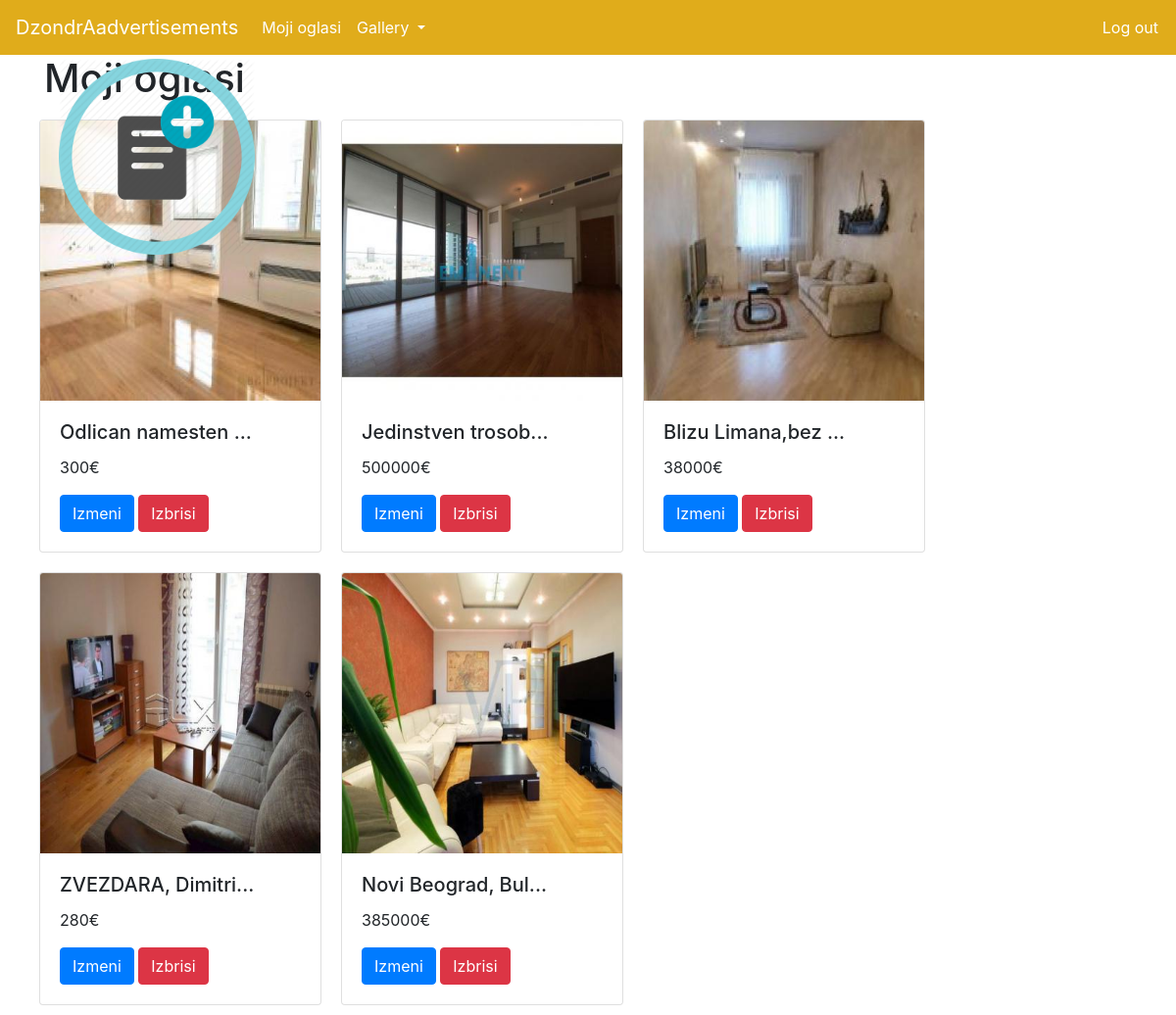
Screenshot of /index.php?page=korisnik (signed in) with the database file from the repository.
### tables this page shows
CREATE TABLE `menu` (
  `ID` int(5) NOT NULL,
  `text` varchar(25) NOT NULL,
  `href` varchar(100) NOT NULL,
  `parent` int(1) NOT NULL,
  `level` int(5) NOT NULL,
  `position` int(25) NOT NULL,
  `hasChilds` int(5) NOT NULL
);

CREATE TABLE `stanovi` (
  `ID` int(5) NOT NULL,
  `naslov` varchar(200) NOT NULL,
  `opis` varchar(500) NOT NULL,
  `transakcija` varchar(20) NOT NULL,
  `cena` varchar(20) NOT NULL,
  `kvadratura` int(5) NOT NULL,
  `kategorijaId` int(5) NOT NULL,
  `lokacijaId` int(5) NOT NULL,
  `usersId` int(5) NOT NULL
);

CREATE TABLE `slikestanova` (
  `ID` int(5) NOT NULL,
  `malaSlika` varchar(100) NOT NULL,
  `VelikaSlika` varchar(100) NOT NULL,
  `stanId` int(5) NOT NULL
);

### config/connection.php (called while the page is built)
<?php
    require_once "config.php";
    try {
        $conn = new PDO("mysql:host=".SERVER.";dbname=".DATABASE.";charset=utf8", USERNAME, PASSWORD);
        $conn->setAttribute(PDO::ATTR_DEFAULT_FETCH_MODE, PDO::FETCH_OBJ);
        $conn->setAttribute(PDO::ATTR_ERRMODE, PDO::ERRMODE_EXCEPTION);
    }
    catch(PDOException $ex){
        echo $ex->getMessage();
    }
    function executeQuery($upit){
        global $conn;
        return $conn->query($upit)->fetchAll();
    }
 ?>

### views/templates/jedanStan.php (the view)
<div class="card moja" data-id="<?=$oglas->ID ?>" style="width: 18rem;">
  <img class="card-img-top" src="<?= $slika[0]->malaSlika ?>" alt="Card image cap">
  <div class="card-body">
    <h5 class="card-title"><?php
    if(strlen($oglas->naslov) > 15){
     echo substr($oglas->naslov , 0 , 17)."...";
    }
    else{
        echo $oglas->naslov;
    }
    ?></h5>
    <p class="cena"> <?= $oglas->cena ?>&euro; </p>
    <a href="#" data-id="<?= $oglas->ID ?>" class="btn btn-primary">Izmeni</a>
    <a href="#" data-id="<?= $oglas->ID ?>" class="btn btn-danger brisanje">Izbrisi</a>
  </div>
</div>

### views/static/header.php (shortened to what this page needs)
<body>
<div class="container-fluid">
    <div class="row">
        <div class="col-lg-12">
        <nav id="navv" class="navbar navbar-expand-lg navbar-light bg-light position-relative">
          <a class="navbar-brand" href="index.php">DzondrAadvertisements</a>
          <div class="collapse navbar-collapse" id="navbarNavDropdown">
            <ul class="navbar-nav">
            <?php
              include "config/connection.php";
              $upit_linkovi = "SELECT * FROM menu WHERE parent=0";
              $rezultat_linkovi = executeQuery($upit_linkovi);
              if(isset($_SESSION['uloga'])){
              if($_SESSION['uloga'] == "korisnik"){
                echo "<li class='nav-item active'>
                <a class='nav-link' href='index.php?page=korisnik'>Moji oglasi</a>
              </li>";
              }
              else if($_SESSION['uloga'] = "administrator"){
              }
            }
              foreach($rezultat_linkovi as $red){
              if((int)$red->hasChilds){
                echo "<li class='nav-item dropdown'>
                <a class='nav-link dropdown-toggle' href='#' id='navbarDropdownMenuLink' data-toggle='dropdown' aria-haspopup='true' aria-expanded='false'>
                ".$red->text."
                </a>
               <div class='dropdown-menu' aria-labelledby='navbarDropdownMenuLink'>";
              }
              else{
              echo "<li class='nav-item active'>
              <a class='nav-link' href='".$red->href."'>".$red->text."<span class='sr-only'>(current)</span></a>
            </li>";
              }
 }
            ?>
      </li>
    </ul>
          <ul id="right" class="nav navbar-nav">
            <?php endif;
            if(isset($_SESSION['user'])):
            ?>
            <li>   <a class="nav-link" id="absClick" href="models/users/logout.php">Log out </a></li>
            <?php endif; ?>
  </div>
</nav>
        </div>
    </div>
</div>

### views/pages/korisnik.php (shortened to what this page needs)
<?php
    if($_SESSION['uloga'] == "korisnik"):
?>
<div class="container">
<h1>Moji oglasi</h1>
<div class="row d-flex flex-wrap" id="stans">
    <?php
     $id = $rez->ID;
     $upitOglasi = "SELECT *,s.ID as idStana from users u inner join stanovi s on u.ID = s.usersId where s.usersId = ?";
     try{
     $upitOglasi = $conn->prepare($upitOglasi);
     $upitOglasi->execute([$id]);
     $stanovi = $upitOglasi->fetchAll();
     }
     catch(PDOException $ex){
         $mess = $ex-getMessage();
     }
     foreach($stanovi as $oglas){
         $idStana = $oglas->ID;
         $upit = "SELECT * FROM slikestanova where stanId=? LIMIT 0 ,1";
         $upit = $conn->prepare($upit);
         $upit->execute([$idStana]);
         $slika = $upit->fetchAll();
        include "views/templates/jedanStan.php";
     }
    ?>
</div>
<div class="moja position-absolute" id="add"  style="width: 18rem;">
    <a href="index.php?page=korisnikAdd">
    <img class="card-img-top as" src="assets/img/addNew.png" alt="Dodaj novi oglas">
    </a>
</div>
</div>
<?php endif;
    ?>

### assets/css/style.css (style rules this page uses)
#navv { background-color: rgb(224, 172, 27)!important; color:#fff!important; }
.col-lg-12 { padding-left:0px!important; padding-right: 0px; }
#navv a { color:#fff; }
#right { position: absolute; right: 0px!important; margin-right: 10px; }
.moja { margin: 10px; }
.as { height: 200px; width: 200px; }
#add { top : 50px; left : 50px; }

### rows the page displays
menu: text "Gallery"
stanovi: slikestanova.malaSlika (picture), naslov "Odlican namesten", cena "300"
stanovi: slikestanova.malaSlika (picture), naslov "Jedinstven trosob", cena "500000"
stanovi: slikestanova.malaSlika (picture), naslov "Blizu Limana,bez", cena "38000"
stanovi: slikestanova.malaSlika (picture), naslov "ZVEZDARA, Dimitri", cena "280"
stanovi: slikestanova.malaSlika (picture), naslov "Novi Beograd, Bul", cena "385000"
